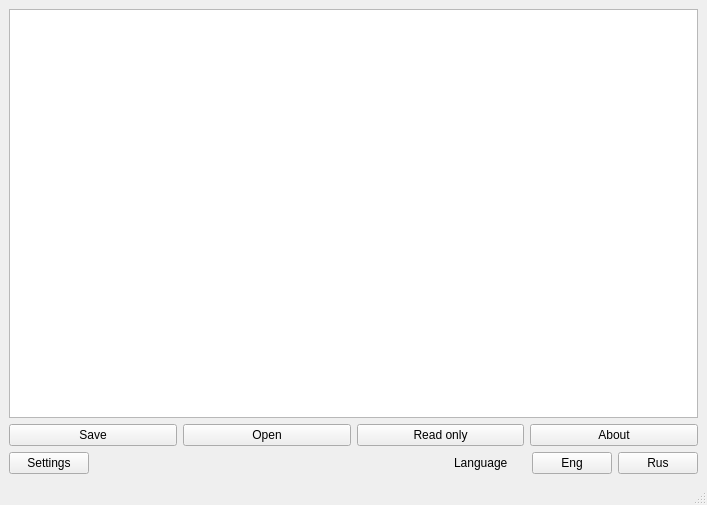
<?xml version="1.0" encoding="UTF-8"?>
<ui version="4.0">
 <class>MainWindow</class>
 <widget class="QMainWindow" name="MainWindow">
  <property name="geometry">
   <rect>
    <x>0</x>
    <y>0</y>
    <width>707</width>
    <height>505</height>
   </rect>
  </property>
  <property name="windowTitle">
   <string>MainWindow</string>
  </property>
  <widget class="QWidget" name="centralwidget">
   <layout class="QGridLayout" name="gridLayout_3">
    <item row="0" column="0">
     <layout class="QGridLayout" name="gridLayout_2">
      <item row="0" column="0">
       <layout class="QGridLayout" name="gridLayout" rowstretch="10,0" columnstretch="5,5,5,5">
        <property name="sizeConstraint">
         <enum>QLayout::SetMinAndMaxSize</enum>
        </property>
        <item row="1" column="2">
         <widget class="QPushButton" name="ROOpenButton">
          <property name="text">
           <string>Read only</string>
          </property>
         </widget>
        </item>
        <item row="1" column="1">
         <widget class="QPushButton" name="OpenButton">
          <property name="text">
           <string>Open</string>
          </property>
         </widget>
        </item>
        <item row="1" column="0">
         <widget class="QPushButton" name="SaveButton">
          <property name="text">
           <string>Save</string>
          </property>
         </widget>
        </item>
        <item row="1" column="3">
         <widget class="QPushButton" name="HelpButton">
          <property name="text">
           <string>About</string>
          </property>
         </widget>
        </item>
        <item row="0" column="0" colspan="4">
         <widget class="QPlainTextEdit" name="Editor"/>
        </item>
       </layout>
      </item>
      <item row="1" column="0">
       <layout class="QHBoxLayout" name="horizontalLayout" stretch="0,5,1,1,1">
        <item>
         <widget class="QPushButton" name="Setts">
          <property name="text">
           <string>Settings</string>
          </property>
         </widget>
        </item>
        <item>
         <spacer name="horizontalSpacer">
          <property name="orientation">
           <enum>Qt::Horizontal</enum>
          </property>
          <property name="sizeHint" stdset="0">
           <size>
            <width>40</width>
            <height>20</height>
           </size>
          </property>
         </spacer>
        </item>
        <item>
         <widget class="QLabel" name="TrText">
          <property name="text">
           <string>Language</string>
          </property>
         </widget>
        </item>
        <item>
         <widget class="QPushButton" name="TrEng">
          <property name="text">
           <string>Eng</string>
          </property>
         </widget>
        </item>
        <item>
         <widget class="QPushButton" name="TrRus">
          <property name="text">
           <string>Rus</string>
          </property>
         </widget>
        </item>
       </layout>
      </item>
     </layout>
    </item>
   </layout>
  </widget>
  <widget class="QMenuBar" name="menubar">
   <property name="geometry">
    <rect>
     <x>0</x>
     <y>0</y>
     <width>707</width>
     <height>20</height>
    </rect>
   </property>
  </widget>
  <widget class="QStatusBar" name="statusbar"/>
 </widget>
 <resources/>
 <connections/>
</ui>
